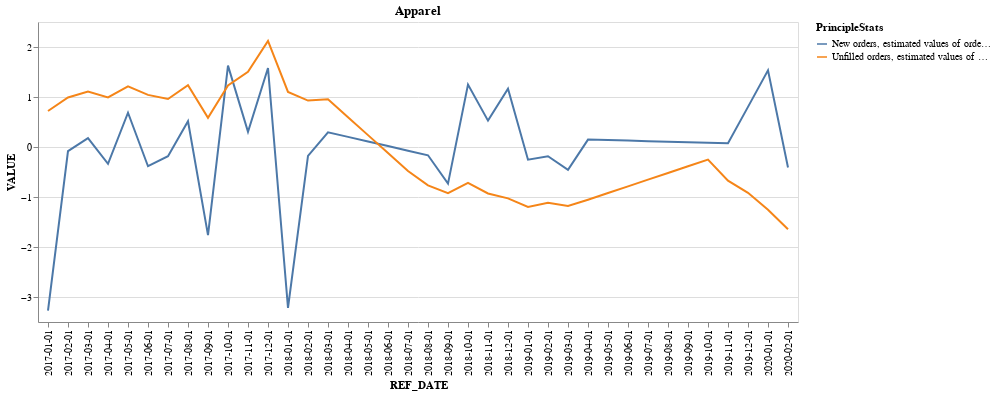

Notebook cell for this chart:
### Code cell
df_good_transportation = df_sales[(df_sales['GoodType'] == "Apparel manufacturing [315]") & ((df_sales['PrincipleStats'] == 'New orders, estimated values of orders received during month') | (df_sales['PrincipleStats'] == 'Unfilled orders, estimated values of orders at end of month'))]
for good in df_good_transportation['PrincipleStats'].unique():
    scaler = StandardScaler()
    df_good_transportation.loc[df_good_transportation['PrincipleStats'] == good, 'VALUE'] = scaler.fit_transform(df_good_transportation.loc[df_good_transportation['PrincipleStats'] == good, 'VALUE'].values.reshape(-1, 1))

chart1 = alt.Chart(df_good_transportation).mark_line().encode(
    x='REF_DATE',
    y='VALUE',
    color = 'PrincipleStats',
    
).properties(title = "Apparel").interactive()
chart1

### Figure 1 — Vega-Lite specification as saved in the notebook (floating-point values rounded to 4 significant figures)
{"config": {"view": {"continuousWidth": 300, "continuousHeight": 300}}, "data": {"name": "data-d1c7607d96450becb9763df0a40ae22d"}, "mark": {"type": "line"}, "encoding": {"color": {"field": "PrincipleStats", "type": "nominal"}, "x": {"field": "REF_DATE", "type": "nominal"}, "y": {"field": "VALUE", "type": "quantitative"}}, "params": [{"name": "param_6", "select": {"type": "interval", "encodings": ["x", "y"]}, "bind": "scales"}], "title": "Apparel", "$schema": "https://vega.github.io/schema/vega-lite/v5.20.1.json", "datasets": {"data-d1c7607d96450becb9763df0a40ae22d": [{"PrincipleStats": "New orders, estimated values of orders received during month", "GoodType": "Apparel manufacturing [315]", "REF_DATE": "2017-01-01", "VALUE": -3.272}, {"PrincipleStats": "New orders, estimated values of orders received during month", "GoodType": "Apparel manufacturing [315]", "REF_DATE": "2017-02-01", "VALUE": -0.08228}, {"PrincipleStats": "New orders, estimated values of orders received during month", "GoodType": "Apparel manufacturing [315]", "REF_DATE": "2017-03-01", "VALUE": 0.1783}, {"PrincipleStats": "New orders, estimated values of orders received during month", "GoodType": "Apparel manufacturing [315]", "REF_DATE": "2017-04-01", "VALUE": -0.3349}, {"PrincipleStats": "New orders, estimated values of orders received during month", "GoodType": "Apparel manufacturing [315]", "REF_DATE": "2017-05-01", "VALUE": 0.6859}, {"PrincipleStats": "New orders, estimated values of orders received during month", "GoodType": "Apparel manufacturing [315]", "REF_DATE": "2017-06-01", "VALUE": -0.3845}, {"PrincipleStats": "New orders, estimated values of orders received during month", "GoodType": "Apparel manufacturing [315]", "REF_DATE": "2017-07-01", "VALUE": -0.1852}, {"PrincipleStats": "New orders, estimated values of orders received during month", "GoodType": "Apparel manufacturing [315]", "REF_DATE": "2017-08-01", "VALUE": 0.5159}, {"PrincipleStats": "New orders, estimated values of orders received during month", "GoodType": "Apparel manufacturing [315]", "REF_DATE": "2017-09-01", "VALUE": -1.762}, {"PrincipleStats": "New orders, estimated values of orders received during month", "GoodType": "Apparel manufacturing [315]", "REF_DATE": "2017-10-01", "VALUE": 1.628}, {"PrincipleStats": "New orders, estimated values of orders received during month", "GoodType": "Apparel manufacturing [315]", "REF_DATE": "2017-11-01", "VALUE": 0.305}, {"PrincipleStats": "New orders, estimated values of orders received during month", "GoodType": "Apparel manufacturing [315]", "REF_DATE": "2017-12-01", "VALUE": 1.58}, {"PrincipleStats": "New orders, estimated values of orders received during month", "GoodType": "Apparel manufacturing [315]", "REF_DATE": "2018-01-01", "VALUE": -3.219}, {"PrincipleStats": "New orders, estimated values of orders received during month", "GoodType": "Apparel manufacturing [315]", "REF_DATE": "2018-02-01", "VALUE": -0.1788}, {"PrincipleStats": "New orders, estimated values of orders received during month", "GoodType": "Apparel manufacturing [315]", "REF_DATE": "2018-03-01", "VALUE": 0.2951}, {"PrincipleStats": "New orders, estimated values of orders received during month", "GoodType": "Apparel manufacturing [315]", "REF_DATE": "2018-04-01", "VALUE": 0.203}, {"PrincipleStats": "New orders, estimated values of orders received during month", "GoodType": "Apparel manufacturing [315]", "REF_DATE": "2018-05-01", "VALUE": 0.1109}, {"PrincipleStats": "New orders, estimated values of orders received during month", "GoodType": "Apparel manufacturing [315]", "REF_DATE": "2018-06-01", "VALUE": 0.01876}, {"PrincipleStats": "New orders, estimated values of orders received during month", "GoodType": "Apparel manufacturing [315]", "REF_DATE": "2018-07-01", "VALUE": -0.07336}, {"PrincipleStats": "New orders, estimated values of orders received during month", "GoodType": "Apparel manufacturing [315]", "REF_DATE": "2018-08-01", "VALUE": -0.1655}, {"PrincipleStats": "New orders, estimated values of orders received during month", "GoodType": "Apparel manufacturing [315]", "REF_DATE": "2018-09-01", "VALUE": -0.7319}, {"PrincipleStats": "New orders, estimated values of orders received during month", "GoodType": "Apparel manufacturing [315]", "REF_DATE": "2018-10-01", "VALUE": 1.249}, {"PrincipleStats": "New orders, estimated values of orders received during month", "GoodType": "Apparel manufacturing [315]", "REF_DATE": "2018-11-01", "VALUE": 0.5278}, {"PrincipleStats": "New orders, estimated values of orders received during month", "GoodType": "Apparel manufacturing [315]", "REF_DATE": "2018-12-01", "VALUE": 1.167}, {"PrincipleStats": "New orders, estimated values of orders received during month", "GoodType": "Apparel manufacturing [315]", "REF_DATE": "2019-01-01", "VALUE": -0.254}, {"PrincipleStats": "New orders, estimated values of orders received during month", "GoodType": "Apparel manufacturing [315]", "REF_DATE": "2019-02-01", "VALUE": -0.1857}, {"PrincipleStats": "New orders, estimated values of orders received during month", "GoodType": "Apparel manufacturing [315]", "REF_DATE": "2019-03-01", "VALUE": -0.4563}, {"PrincipleStats": "New orders, estimated values of orders received during month", "GoodType": "Apparel manufacturing [315]", "REF_DATE": "2019-04-01", "VALUE": 0.1484}, {"PrincipleStats": "New orders, estimated values of orders received during month", "GoodType": "Apparel manufacturing [315]", "REF_DATE": "2019-05-01", "VALUE": 0.138}, {"PrincipleStats": "New orders, estimated values of orders received during month", "GoodType": "Apparel manufacturing [315]", "REF_DATE": "2019-06-01", "VALUE": 0.1277}, {"PrincipleStats": "New orders, estimated values of orders received during month", "GoodType": "Apparel manufacturing [315]", "REF_DATE": "2019-07-01", "VALUE": 0.1173}, {"PrincipleStats": "New orders, estimated values of orders received during month", "GoodType": "Apparel manufacturing [315]", "REF_DATE": "2019-08-01", "VALUE": 0.1069}, {"PrincipleStats": "New orders, estimated values of orders received during month", "GoodType": "Apparel manufacturing [315]", "REF_DATE": "2019-09-01", "VALUE": 0.0966}, {"PrincipleStats": "New orders, estimated values of orders received during month", "GoodType": "Apparel manufacturing [315]", "REF_DATE": "2019-10-01", "VALUE": 0.08624}, {"PrincipleStats": "New orders, estimated values of orders received during month", "GoodType": "Apparel manufacturing [315]", "REF_DATE": "2019-11-01", "VALUE": 0.07589}, {"PrincipleStats": "New orders, estimated values of orders received during month", "GoodType": "Apparel manufacturing [315]", "REF_DATE": "2019-12-01", "VALUE": 0.8025}, {"PrincipleStats": "New orders, estimated values of orders received during month", "GoodType": "Apparel manufacturing [315]", "REF_DATE": "2020-01-01", "VALUE": 1.532}, {"PrincipleStats": "New orders, estimated values of orders received during month", "GoodType": "Apparel manufacturing [315]", "REF_DATE": "2020-02-01", "VALUE": -0.4105}, {"PrincipleStats": "Unfilled orders, estimated values of orders at end of month", "GoodType": "Apparel manufacturing [315]", "REF_DATE": "2017-01-01", "VALUE": 0.7207}, {"PrincipleStats": "Unfilled orders, estimated values of orders at end of month", "GoodType": "Apparel manufacturing [315]", "REF_DATE": "2017-02-01", "VALUE": 0.9894}, {"PrincipleStats": "Unfilled orders, estimated values of orders at end of month", "GoodType": "Apparel manufacturing [315]", "REF_DATE": "2017-03-01", "VALUE": 1.107}, {"PrincipleStats": "Unfilled orders, estimated values of orders at end of month", "GoodType": "Apparel manufacturing [315]", "REF_DATE": "2017-04-01", "VALUE": 0.993}, {"PrincipleStats": "Unfilled orders, estimated values of orders at end of month", "GoodType": "Apparel manufacturing [315]", "REF_DATE": "2017-05-01", "VALUE": 1.213}, {"PrincipleStats": "Unfilled orders, estimated values of orders at end of month", "GoodType": "Apparel manufacturing [315]", "REF_DATE": "2017-06-01", "VALUE": 1.043}, {"PrincipleStats": "Unfilled orders, estimated values of orders at end of month", "GoodType": "Apparel manufacturing [315]", "REF_DATE": "2017-07-01", "VALUE": 0.9601}, {"PrincipleStats": "Unfilled orders, estimated values of orders at end of month", "GoodType": "Apparel manufacturing [315]", "REF_DATE": "2017-08-01", "VALUE": 1.235}, {"PrincipleStats": "Unfilled orders, estimated values of orders at end of month", "GoodType": "Apparel manufacturing [315]", "REF_DATE": "2017-09-01", "VALUE": 0.5842}, {"PrincipleStats": "Unfilled orders, estimated values of orders at end of month", "GoodType": "Apparel manufacturing [315]", "REF_DATE": "2017-10-01", "VALUE": 1.232}, {"PrincipleStats": "Unfilled orders, estimated values of orders at end of month", "GoodType": "Apparel manufacturing [315]", "REF_DATE": "2017-11-01", "VALUE": 1.504}, {"PrincipleStats": "Unfilled orders, estimated values of orders at end of month", "GoodType": "Apparel manufacturing [315]", "REF_DATE": "2017-12-01", "VALUE": 2.123}, {"PrincipleStats": "Unfilled orders, estimated values of orders at end of month", "GoodType": "Apparel manufacturing [315]", "REF_DATE": "2018-01-01", "VALUE": 1.1}, {"PrincipleStats": "Unfilled orders, estimated values of orders at end of month", "GoodType": "Apparel manufacturing [315]", "REF_DATE": "2018-02-01", "VALUE": 0.9278}, {"PrincipleStats": "Unfilled orders, estimated values of orders at end of month", "GoodType": "Apparel manufacturing [315]", "REF_DATE": "2018-03-01", "VALUE": 0.9551}, {"PrincipleStats": "Unfilled orders, estimated values of orders at end of month", "GoodType": "Apparel manufacturing [315]", "REF_DATE": "2018-04-01", "VALUE": 0.5964}, {"PrincipleStats": "Unfilled orders, estimated values of orders at end of month", "GoodType": "Apparel manufacturing [315]", "REF_DATE": "2018-05-01", "VALUE": 0.2376}, {"PrincipleStats": "Unfilled orders, estimated values of orders at end of month", "GoodType": "Apparel manufacturing [315]", "REF_DATE": "2018-06-01", "VALUE": -0.1212}, {"PrincipleStats": "Unfilled orders, estimated values of orders at end of month", "GoodType": "Apparel manufacturing [315]", "REF_DATE": "2018-07-01", "VALUE": -0.4799}, {"PrincipleStats": "Unfilled orders, estimated values of orders at end of month", "GoodType": "Apparel manufacturing [315]", "REF_DATE": "2018-08-01", "VALUE": -0.7667}, {"PrincipleStats": "Unfilled orders, estimated values of orders at end of month", "GoodType": "Apparel manufacturing [315]", "REF_DATE": "2018-09-01", "VALUE": -0.9243}, {"PrincipleStats": "Unfilled orders, estimated values of orders at end of month", "GoodType": "Apparel manufacturing [315]", "REF_DATE": "2018-10-01", "VALUE": -0.7163}, {"PrincipleStats": "Unfilled orders, estimated values of orders at end of month", "GoodType": "Apparel manufacturing [315]", "REF_DATE": "2018-11-01", "VALUE": -0.9301}, {"PrincipleStats": "Unfilled orders, estimated values of orders at end of month", "GoodType": "Apparel manufacturing [315]", "REF_DATE": "2018-12-01", "VALUE": -1.027}, {"PrincipleStats": "Unfilled orders, estimated values of orders at end of month", "GoodType": "Apparel manufacturing [315]", "REF_DATE": "2019-01-01", "VALUE": -1.198}, {"PrincipleStats": "Unfilled orders, estimated values of orders at end of month", "GoodType": "Apparel manufacturing [315]", "REF_DATE": "2019-02-01", "VALUE": -1.116}, {"PrincipleStats": "Unfilled orders, estimated values of orders at end of month", "GoodType": "Apparel manufacturing [315]", "REF_DATE": "2019-03-01", "VALUE": -1.18}, {"PrincipleStats": "Unfilled orders, estimated values of orders at end of month", "GoodType": "Apparel manufacturing [315]", "REF_DATE": "2019-04-01", "VALUE": -1.055}, {"PrincipleStats": "Unfilled orders, estimated values of orders at end of month", "GoodType": "Apparel manufacturing [315]", "REF_DATE": "2019-05-01", "VALUE": -0.9211}, {"PrincipleStats": "Unfilled orders, estimated values of orders at end of month", "GoodType": "Apparel manufacturing [315]", "REF_DATE": "2019-06-01", "VALUE": -0.7872}, {"PrincipleStats": "Unfilled orders, estimated values of orders at end of month", "GoodType": "Apparel manufacturing [315]", "REF_DATE": "2019-07-01", "VALUE": -0.6532}, {"PrincipleStats": "Unfilled orders, estimated values of orders at end of month", "GoodType": "Apparel manufacturing [315]", "REF_DATE": "2019-08-01", "VALUE": -0.5193}, {"PrincipleStats": "Unfilled orders, estimated values of orders at end of month", "GoodType": "Apparel manufacturing [315]", "REF_DATE": "2019-09-01", "VALUE": -0.3853}, {"PrincipleStats": "Unfilled orders, estimated values of orders at end of month", "GoodType": "Apparel manufacturing [315]", "REF_DATE": "2019-10-01", "VALUE": -0.2514}, {"PrincipleStats": "Unfilled orders, estimated values of orders at end of month", "GoodType": "Apparel manufacturing [315]", "REF_DATE": "2019-11-01", "VALUE": -0.6739}, {"PrincipleStats": "Unfilled orders, estimated values of orders at end of month", "GoodType": "Apparel manufacturing [315]", "REF_DATE": "2019-12-01", "VALUE": -0.917}, {"PrincipleStats": "Unfilled orders, estimated values of orders at end of month", "GoodType": "Apparel manufacturing [315]", "REF_DATE": "2020-01-01", "VALUE": -1.255}, {"PrincipleStats": "Unfilled orders, estimated values of orders at end of month", "GoodType": "Apparel manufacturing [315]", "REF_DATE": "2020-02-01", "VALUE": -1.645}]}}
